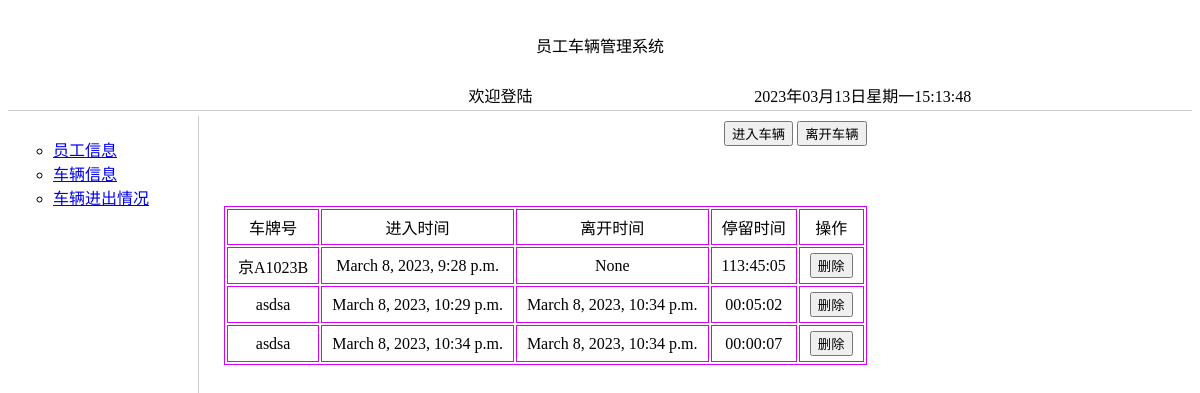
The app's page /showRecord/, older data.
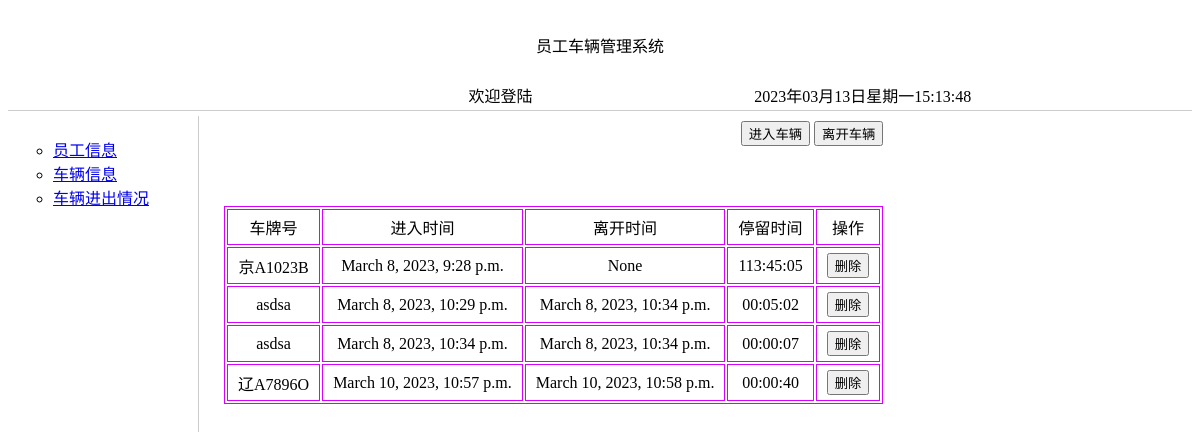
The same page, newer data.
### ecar/models.py (models this page shows)
class Records(models.Model):
    sid = models.AutoField(primary_key=True)
    enter_time = models.DateTimeField(auto_now_add=True)
    out_time = models.DateTimeField(default=None, null=True)
    car_number = models.CharField(max_length=20)

### ecar/RecordOperation.py (the view)
# urls.py: path('showRecord/', RecordOperation.show),
def show(request):
    recordall = Records.objects.all()
    current_time = datetime.datetime.now() #当前时间 .strftime("%Y-%m-%d_%H:%M:%S")
    for record in recordall:
        if record.out_time is None:
            stay_seconds = timedelta.total_seconds(current_time-record.enter_time)
            s = int(stay_seconds)
            hours, remainder = divmod(s, 3600)
            minutes, seconds = divmod(remainder, 60)
            staytime = '{:02}:{:02}:{:02}'.format(int(hours), int(minutes), int(seconds))
            record.stay_time = staytime
        else:
            stay_seconds = timedelta.total_seconds(record.out_time - record.enter_time)
            s = int(stay_seconds)
            hours, remainder = divmod(s, 3600)
            minutes, seconds = divmod(remainder, 60)
            staytime = '{:02}:{:02}:{:02}'.format(int(hours), int(minutes), int(seconds))
            record.stay_time = staytime
    return render(request, 'showrecords.html', {'recordall': recordall})

### templates/showrecords.html (shortened to what this page needs)
<!DOCTYPE html>
<html lang="en">
<head>
</head>
<!DOCTYPE HTML>
<html>
<head>
</head>
<body>
<div class="page">
    <div class="header">
        <div id="title">
            <table width="100%">
                <tr>
                    <td height="68" colspan="4" align="center">员工车辆管理系统</td>
                </tr>
                <tr>
                    <td width="40%" align="right">
                        <marquee>
                            欢迎登陆
                        </marquee>
                    </td>
                    <td width="50%" align="center"><span id="show"></span></td>
                </tr>
            </table>
        </div>
    </div>
    <div class="MainContainer">
        <div class="sidebar">
            <ul type="circle">
                <li>
                    <a href="/showEmployee/" target="right">员工信息</a></li>
                <li>
                    <a href="/showCar/" target="right">车辆信息</a></li>
                <li>
                    <a href="/showRecord/" target="right">车辆进出情况</a></li>
            </ul>
        </div>
        <div id="main" class="main">
            <div align="right">
                <button onclick="window.location.href='/carEnter/'">进入车辆</button>
                <button onclick="window.location.href='/carLeave/'">离开车辆</button>
            </div>
            <table>
                <tbody>
                <tr>
                    <td>车牌号</td>
                    <td>进入时间</td>
                    <td>离开时间</td>
                    <td>停留时间</td>
                    <td>操作</td>
                </tr>
                {% for record in recordall %}
                    <tr>
                        <td>{{ record.car_number }}</td>
                        <td>{{ record.enter_time }}</td>
                        <td>{{ record.out_time }}</td>
                        <td>{{ record.stay_time }}</td>
                        <td>
                            <button onclick="window.location.href='/deleteRecord/{{ record.sid }}'">删除</button>
                        </td>
                    </tr>
                {% endfor %}
                </tbody>
            </table>
        </div>
    </div>
</div>
</body>
</html>

Row changes from the older to the newer data that the page shows:
added Records: car_number "辽A7896O", enter_time "March 10, 2023, 10:57 p.m.", out_time "March 10, 2023, 10:58 p.m.", stay_time "00:00:40"
